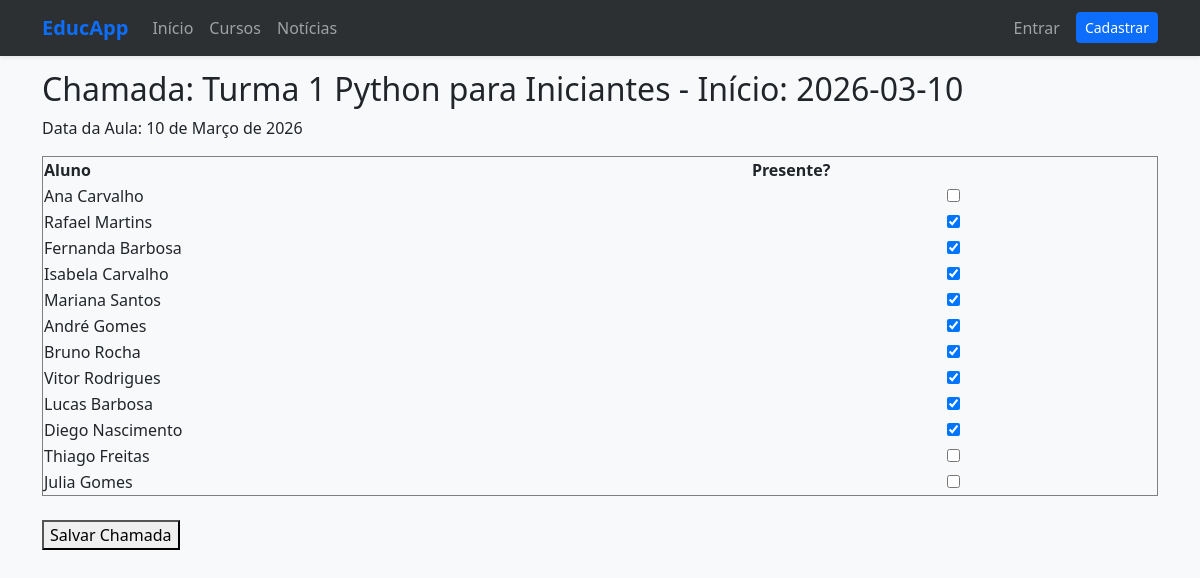
Screenshot of /aula/1/chamada/ with the database file from the repository.
### homeapp/models.py (models this page shows, shortened)
class Aula(models.Model):
    turma = models.ForeignKey(Turma, on_delete=models.CASCADE, related_name='aulas')
    data = models.DateField()
    anotacoes = models.TextField(blank=True)

class Turma(models.Model):
    curso = models.ForeignKey(Curso, on_delete=models.CASCADE, related_name='turmas')
    professor = models.ForeignKey(Perfil, on_delete=models.SET_NULL, null=True, limit_choices_to={'is_professor': True})
    dias_aula = models.CharField(max_length=100, help_text="Ex: Seg, Qua, Sex")
    data_inicio = models.DateField()
    data_final = models.DateField()
    def __str__(self):
        return f"Turma {self.id} {self.curso.nome} - Início: {self.data_inicio}"

class Curso(models.Model):
    STATUS_CHOICES = [
        ('R', 'Rascunho'),
        ('P', 'Publicado'),
        ('E', 'Encerrado'),
    ]
    nome = models.CharField(max_length=200)
    categoria = models.CharField(max_length=100)
    carga_horaria = models.PositiveIntegerField(help_text="Carga horária em horas")
    descricao = models.TextField()
    data_lancamento = models.DateTimeField(auto_now_add=True)
    status = models.CharField(max_length=1, choices=STATUS_CHOICES, default='R')

class Matricula(models.Model):
    STATUS_CHOICES = [
        ('A', 'Ativa'),
        ('C', 'Concluída'),
        ('T', 'Trancada'),
        ('D', 'Desistente'),
    ]
    aluno = models.ForeignKey(Perfil, on_delete=models.CASCADE, limit_choices_to={'is_aluno': True})
    turma = models.ForeignKey(Turma, on_delete=models.CASCADE, related_name='matriculas')
    data_matricula = models.DateTimeField(auto_now_add=True)
    status = models.CharField(max_length=1, choices=STATUS_CHOICES, default='A')
    class Meta:
        unique_together = ('aluno', 'turma')

class Perfil(models.Model):
    user = models.OneToOneField(User, on_delete=models.CASCADE, related_name='perfil')
    cpf = models.CharField(max_length=14, unique=True, null=True, blank=True)
    data_nascimento = models.DateField(null=True, blank=True)
    bio = models.TextField(max_length=500, blank=True)
    foto = models.ImageField(upload_to='perfil_fotos/', null=True, blank=True)
    is_aluno = models.BooleanField(default=True)
    is_professor = models.BooleanField(default=False)

### homeapp/views.py (the view, shortened to what this page needs)
# urls.py: path('aula/<int:aula_id>/chamada/', views.realizar_chamada, name='realizar_chamada'),
def realizar_chamada(request, aula_id):
    aula = get_object_or_404(Aula, pk=aula_id)
    matriculas = Matricula.objects.filter(turma=aula.turma, status='A')
    presencas_atuais = Presenca.objects.filter(aula=aula, presente=True).values_list('matricula_id', flat=True)
    return render(request, 'homeapp/realizar_chamada.html', {
        'aula': aula,
        'matriculas': matriculas,
        'presencas_atuais': presencas_atuais
    })

### homeapp/templates/homeapp/realizar_chamada.html (shortened to what this page needs)
{% extends 'homeapp/base.html' %}
{% block content %}
<h2>Chamada: {{ aula.turma }}</h2>
<p>Data da Aula: {{ aula.data }}</p>
<form method="post">
    <table border="1" style="width: 100%; border-collapse: collapse;">
        <thead>
            <tr>
                <th>Aluno</th>
                <th>Presente?</th>
            </tr>
        </thead>
        <tbody>
            {% for m in matriculas %}
            <tr>
                <td>{{ m.aluno.user.get_full_name|default:m.aluno.user.username }}</td>
                <td style="text-align: center;">
                    <input type="checkbox" name="alunos_presentes" value="{{ m.id }}"
                           {% if m.id in presencas_atuais %}checked{% endif %}>
                </td>
            </tr>
            {% endfor %}
        </tbody>
    </table>
    <br>
    <button type="submit">Salvar Chamada</button>
</form>
{% endblock %}

### homeapp/templates/homeapp/base.html (style rules this page uses)
body { background-color: #f8f9fa; padding-top: 70px; }

### rows the page displays
Aula: turma "Turma 1 Python para Iniciantes - Início: 2026-03-10", data "10 de Março de 2026"
Matricula: aluno.user.get_full_name "Ana Carvalho"
Matricula: aluno.user.get_full_name "Rafael Martins", alunos_presentes "☑"
Matricula: aluno.user.get_full_name "Fernanda Barbosa", alunos_presentes "☑"
Matricula: aluno.user.get_full_name "Isabela Carvalho", alunos_presentes "☑"
Matricula: aluno.user.get_full_name "Mariana Santos", alunos_presentes "☑"
Matricula: aluno.user.get_full_name "André Gomes", alunos_presentes "☑"
Matricula: aluno.user.get_full_name "Bruno Rocha", alunos_presentes "☑"
Matricula: aluno.user.get_full_name "Vitor Rodrigues", alunos_presentes "☑"
Matricula: aluno.user.get_full_name "Lucas Barbosa", alunos_presentes "☑"
Matricula: aluno.user.get_full_name "Diego Nascimento", alunos_presentes "☑"
Matricula: aluno.user.get_full_name "Thiago Freitas"
Matricula: aluno.user.get_full_name "Julia Gomes"
